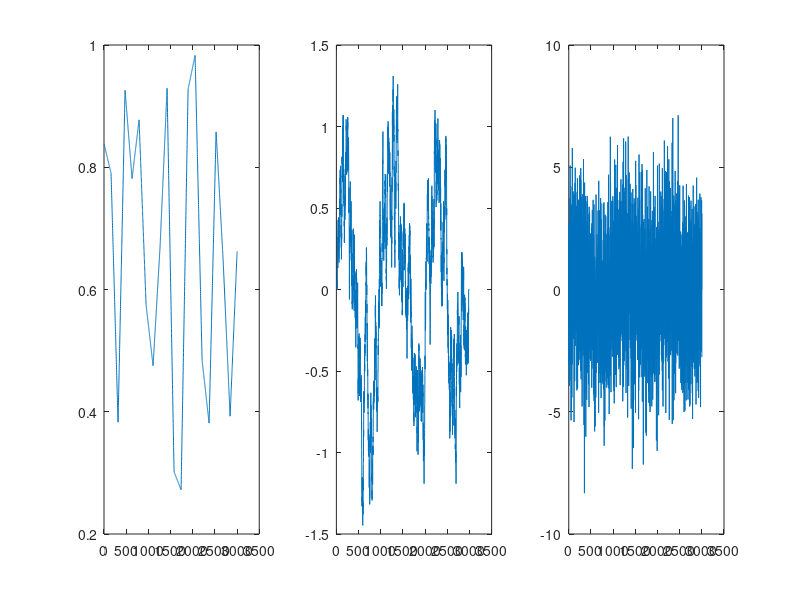

Reproduce this figure in MATLAB.
srate = 1000;
time  = 0:1/srate:3;
n = length(time);
p = 20; 

noiseAmp = 2; 

ampl = interp1(rand(p, 1), linspace(1,p,n));
noise = randn(size(time)) * noiseAmp;
signal = ampl .* sin(2*pi*time) + noise;

filtered = zeros(size(signal));

k = 20; 
% window = 2 * k + 1

for i=k+1:n-k
    filtered(i) = mean(signal(i-k:i+k));
end

subplot(133); plot(signal);
subplot(132); plot(filtered);
subplot(131); plot(ampl);
